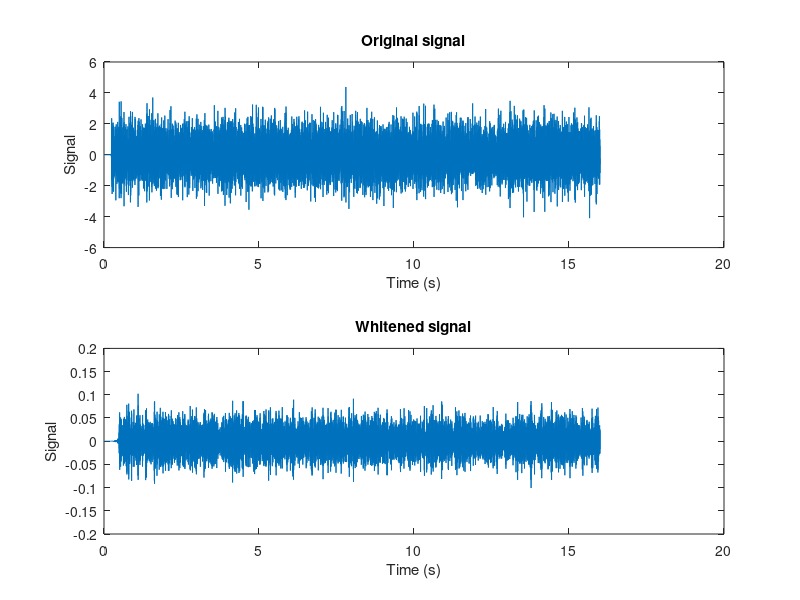

Here is the MATLAB script that generated this plot: (Note: this script raises an error after producing the figure.)
% Demo of the white noise filter

% Read data
data = load('testData.txt');
% assign 1st column to timeVec and 2nd coulmn to the signalVec variables
timeVec = data(:,1);
signalVec = data(:,2);

% find number of samples and sample frequency of the dataset
nSamples = length(timeVec);
sampFreq = (nSamples-1)/max(timeVec);

% estimate the noise PSD for the first 5 s of the data
t = 0:1/sampFreq:5;
[pxx,f]=pwelch(signalVec(1:length(t)), 512,[],[],sampFreq);

% Design whitening filter 
fltrOrdr = 500;
freqVec = f;
b = fir2(fltrOrdr,freqVec/(sampFreq/2),pxx/6);

% pass data through the designed filter
outData = sqrt(sampFreq)*fftfilt(b,signalVec);

% Plot time series of Original and Whitened data
figure;
subplot(2,1,1);
plot(timeVec,signalVec);
title("Original signal")
xlabel('Time (s)');
ylabel('Signal');

subplot(2,1,2);
plot(timeVec,outData);
title("Whitened signal")
xlabel('Time (s)');
ylabel('Signal');

%Plot the spectrogram of Original and Whitened data
winLen = 0.8;%sec
ovrlp = 0.5;%sec
winLenSmpls = floor(winLen*sampFreq);
ovrlpSmpls = floor(ovrlp*sampFreq);
[S,F,T]=spectrogram(signalVec,winLenSmpls,ovrlpSmpls,[],sampFreq);
figure;
imagesc(T,F,abs(S)); axis xy;
title('Spectrogram of the signal')
xlabel('Time (sec)');
ylabel('Frequency (Hz)');

[S,F,T]=spectrogram(outData,winLenSmpls,ovrlpSmpls,[],sampFreq);
figure;
imagesc(T,F,abs(S)); axis xy;
title('Spectrogram of whitened signal')
xlabel('Time (sec)');
ylabel('Frequency (Hz)');